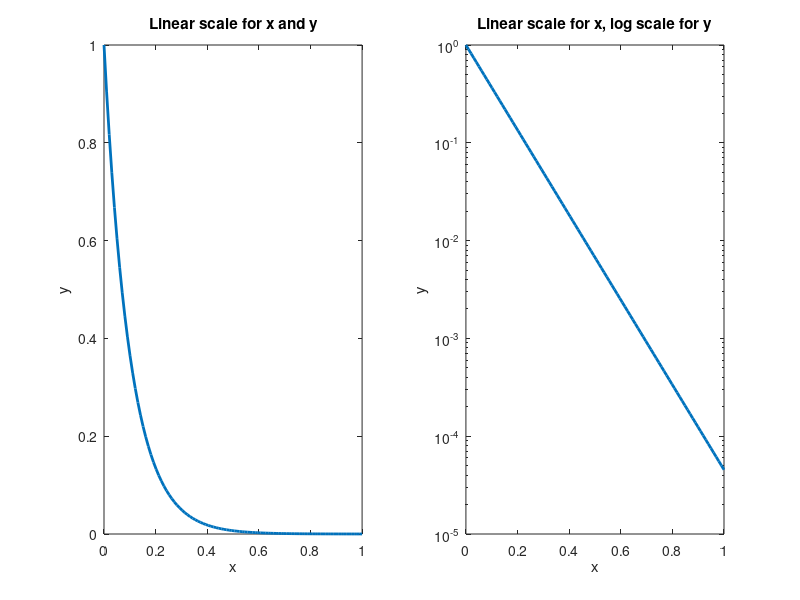

Here is the MATLAB script that generated this plot:
x = linspace(0,1,100);
y = exp(-10*x);

subplot(1,2,1)
plot(x,y,'LineWidth',2)
title('Linear scale for x and y')
xlabel('x')
ylabel('y')
subplot(1,2,2)
semilogy(x,y,'LineWidth',2)
title('Linear scale for x, log scale for y')
xlabel('x')
ylabel('y')
